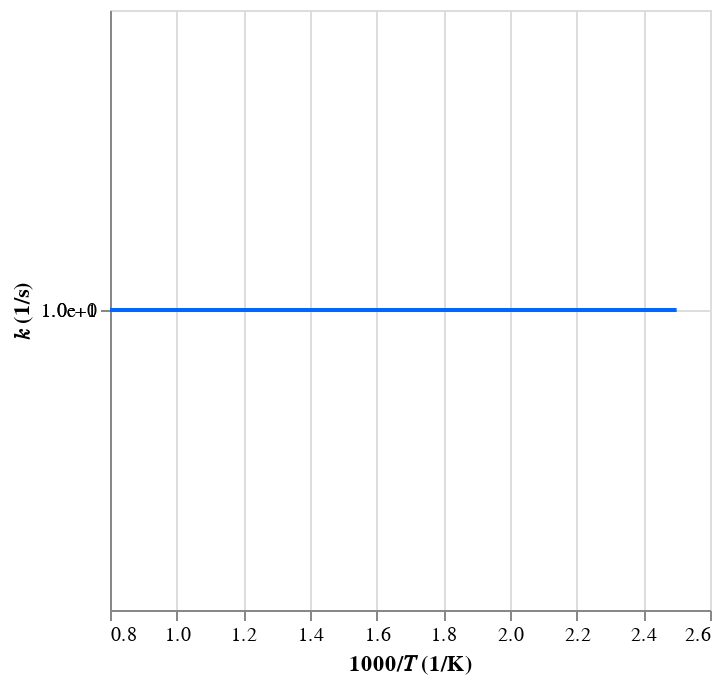
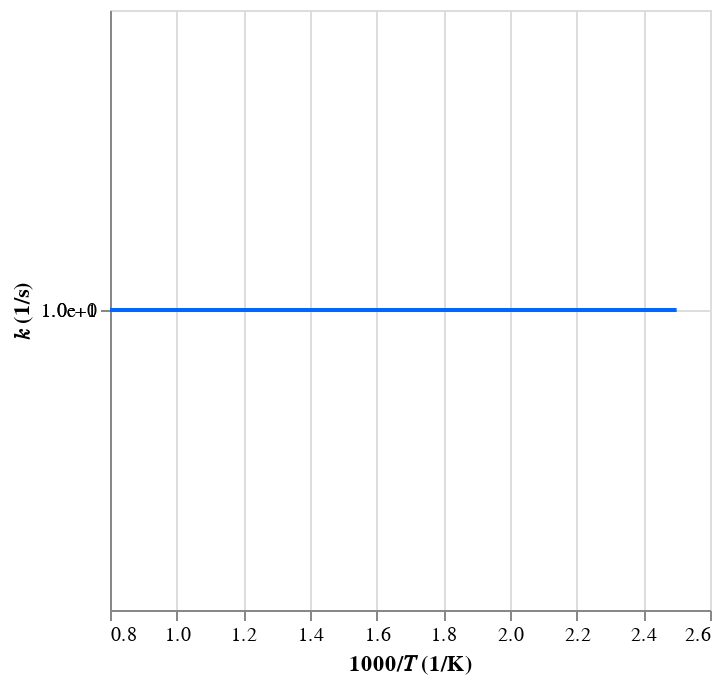
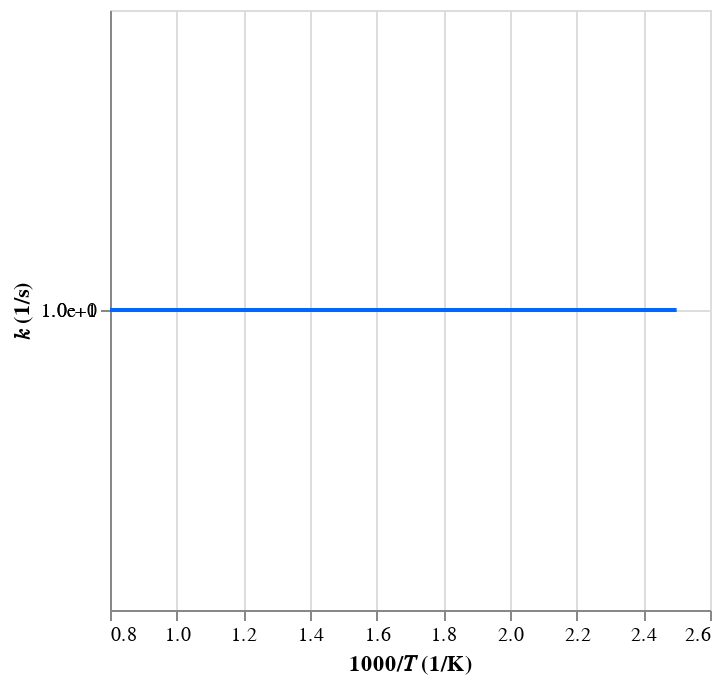
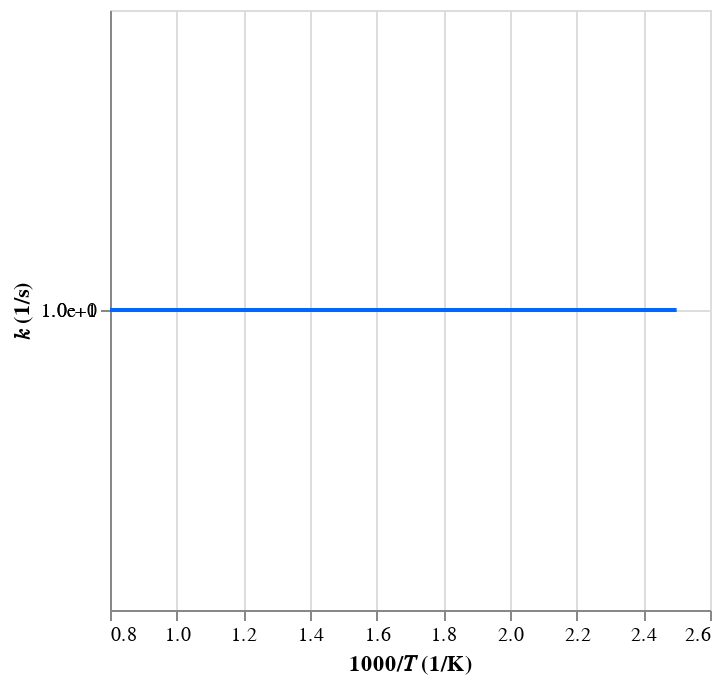

Here is the notebook cell these charts were saved with, in order:
### Code cell
#   - Read in expanded mechanism
gen_path = p_.generated_mechanism(tag, ext="json", path=p_.data(root_path))
gen_mech = automech.io.read(gen_path)

eqs = [
    "C5H8O(825) + OH(4) = S(1289) + H2O(5)",
    "C5H8O(825) + OH(4) = S(1314) + H2O(5)",
    "C5H8(522) + OH(4) = C5H7(1202) + H2O(5)",
    "C5H8(522) + HO2(8) = C5H7(1202) + H2O2(10)",
    "C5H8O(825) + HO2(8) = S(1289) + H2O2(10)",
    "S(725) = C5O2qarhfr",
    "S(1209) = C5O2sidwao",
    "S(1210) = C5O2nexamm",
    "S(1210) = C5Oqidgnv + OH(4)",
    "S(1209) = C5O2pkpfsd",
]

automech.display_reactions(gen_mech, eqs=eqs)

### Figure 1 — Vega-Lite specification as saved in the notebook (floating-point values rounded to 4 significant figures; data arrays with more than 128 entries replaced by an {"elided": "..."} marker saying what was removed)
{"config": {"view": {"continuousWidth": 300, "continuousHeight": 300}}, "data": {"name": "data-d1d89c279e4160c772cbbf70fe966f4a"}, "mark": {"type": "line"}, "encoding": {"color": {"value": "#0066ff"}, "x": {"field": "x", "title": "1000/𝑇 (1/K)", "type": "quantitative"}, "y": {"axis": {"format": ".1e", "values": [1, 10]}, "field": "value", "scale": {"type": "log"}, "title": "𝑘 (1/s)", "type": "quantitative"}}, "transform": [{"fold": ["This work"]}], "$schema": "https://vega.github.io/schema/vega-lite/v5.20.1.json", "datasets": {"data-d1d89c279e4160c772cbbf70fe966f4a": {"elided": "500 records"}}}

### Figure 2 — Vega-Lite specification as saved in the notebook (floating-point values rounded to 4 significant figures; data arrays with more than 128 entries replaced by an {"elided": "..."} marker saying what was removed)
{"config": {"view": {"continuousWidth": 300, "continuousHeight": 300}}, "data": {"name": "data-d1d89c279e4160c772cbbf70fe966f4a"}, "mark": {"type": "line"}, "encoding": {"color": {"value": "#0066ff"}, "x": {"field": "x", "title": "1000/𝑇 (1/K)", "type": "quantitative"}, "y": {"axis": {"format": ".1e", "values": [1, 10]}, "field": "value", "scale": {"type": "log"}, "title": "𝑘 (1/s)", "type": "quantitative"}}, "transform": [{"fold": ["This work"]}], "$schema": "https://vega.github.io/schema/vega-lite/v5.20.1.json", "datasets": {"data-d1d89c279e4160c772cbbf70fe966f4a": {"elided": "500 records"}}}

### Figure 3 — Vega-Lite specification as saved in the notebook (floating-point values rounded to 4 significant figures; data arrays with more than 128 entries replaced by an {"elided": "..."} marker saying what was removed)
{"config": {"view": {"continuousWidth": 300, "continuousHeight": 300}}, "data": {"name": "data-d1d89c279e4160c772cbbf70fe966f4a"}, "mark": {"type": "line"}, "encoding": {"color": {"value": "#0066ff"}, "x": {"field": "x", "title": "1000/𝑇 (1/K)", "type": "quantitative"}, "y": {"axis": {"format": ".1e", "values": [1, 10]}, "field": "value", "scale": {"type": "log"}, "title": "𝑘 (1/s)", "type": "quantitative"}}, "transform": [{"fold": ["This work"]}], "$schema": "https://vega.github.io/schema/vega-lite/v5.20.1.json", "datasets": {"data-d1d89c279e4160c772cbbf70fe966f4a": {"elided": "500 records"}}}

### Figure 4 — Vega-Lite specification as saved in the notebook (floating-point values rounded to 4 significant figures; data arrays with more than 128 entries replaced by an {"elided": "..."} marker saying what was removed)
{"config": {"view": {"continuousWidth": 300, "continuousHeight": 300}}, "data": {"name": "data-d1d89c279e4160c772cbbf70fe966f4a"}, "mark": {"type": "line"}, "encoding": {"color": {"value": "#0066ff"}, "x": {"field": "x", "title": "1000/𝑇 (1/K)", "type": "quantitative"}, "y": {"axis": {"format": ".1e", "values": [1, 10]}, "field": "value", "scale": {"type": "log"}, "title": "𝑘 (1/s)", "type": "quantitative"}}, "transform": [{"fold": ["This work"]}], "$schema": "https://vega.github.io/schema/vega-lite/v5.20.1.json", "datasets": {"data-d1d89c279e4160c772cbbf70fe966f4a": {"elided": "500 records"}}}
